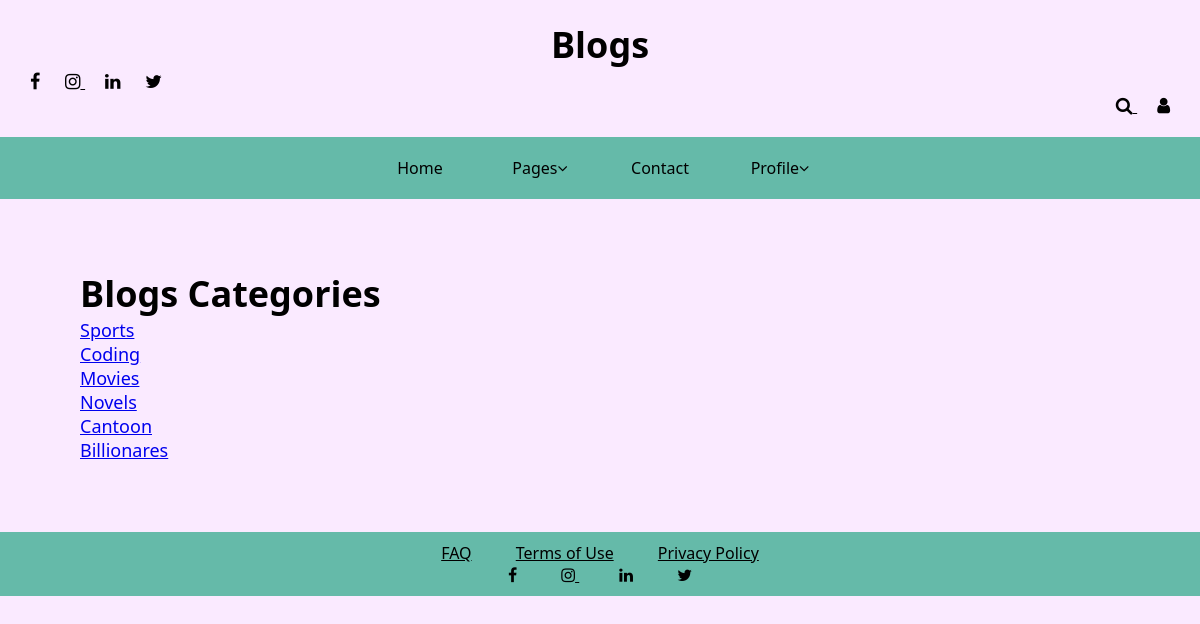
The page /category_list/ on the database its author committed.
### Ablog/models.py (models this page shows, shortened)
class Category(models.Model):
    name=models.CharField(max_length=50)
    def __str__(self):
        return self.name

### Ablog/views.py (the view)
# urls.py: path('category_list/',CategoryListView,name='category_list'),
def CategoryListView(request):
   category_list=Category.objects.all()
   return render(request,'category_list.html',{'category_list':category_list})

### Ablog/templates/category_list.html (shortened to what this page needs)
{% extends 'base.html' %}
{% block content %}
    <h1>Blogs Categories</h1>
    {% for item in category_list %}
    <li><a href="{% url 'category' item|slugify %}">{{item}}</a></li>
    {% endfor %}
{% endblock %}

### Ablog/static/base.css (style rules this page uses)
* { padding: 0; margin: 0; box-sizing: border-box; }
body { background-color:#faeaff; font-family:system-ui; }

### rows shown on the page
Category: name "Sports"
Category: name "Coding"
Category: name "Movies"
Category: name "Novels"
Category: name "Cantoon"
Category: name "Billionares"
